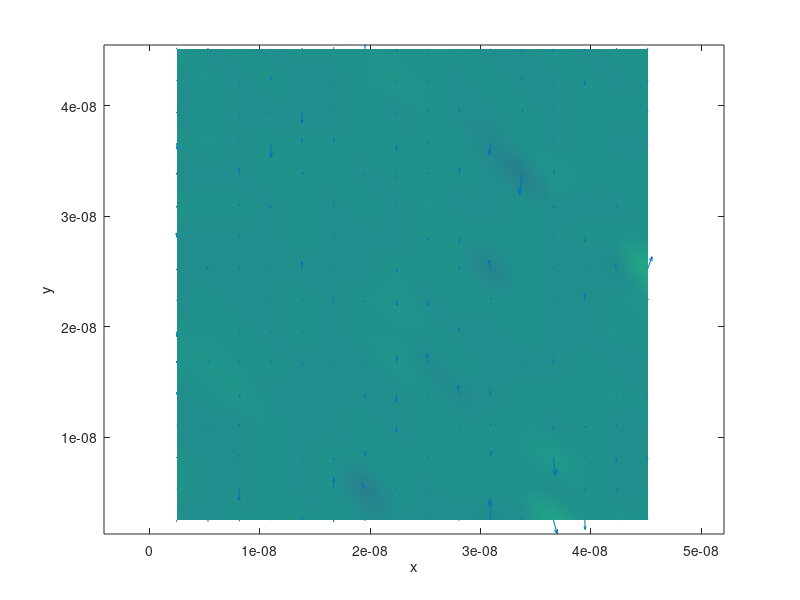
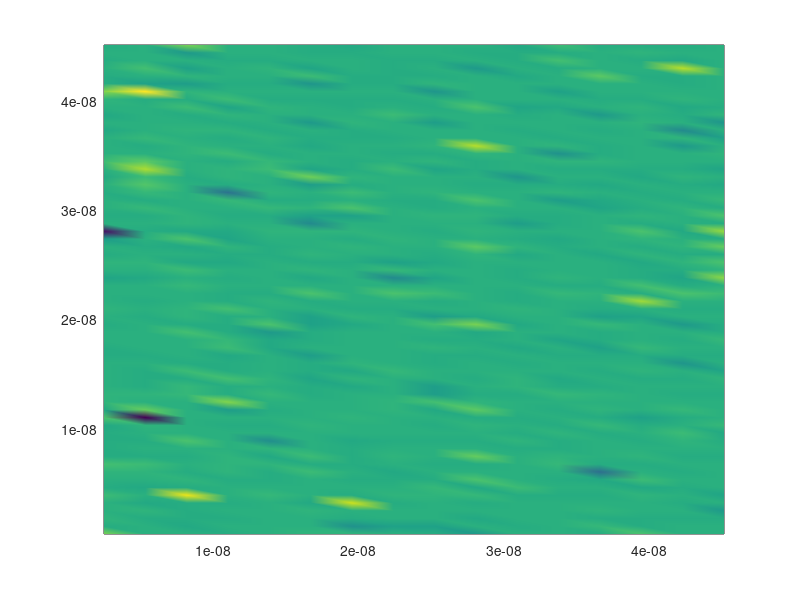

Source code (MATLAB) for these figures, in order: (Note: this script raises an error after producing the figures.)
clear all;
close all;
load x.dat;
load y.dat;
load z.dat;
M=length(x);
N=length(y);
K=length(z);
red1=4;
red2=4;
red3=1;
xcomponent=length(x)/2;
ycomponent=length(y)/2;
zcomponent=length(z)/2;
MM1=load('mm1.dat');
MM2=load('mm2.dat');
MM3=load('mm3.dat');
%MM1=load('x1');
%MM2=load('y1');
%MM3=load('z1');

%load m01.dat;
%load m02.dat;
%load m03.dat;
%%[X,Y]=meshgrid(x,y);
n1=size(MM1,1);
n1=n1/K;
for k=1:K
    mm1(:,:,k)=MM1(((k-1)*n1+1):k*n1,:);
    mm2(:,:,k)=MM2(((k-1)*n1+1):k*n1,:);
    mm3(:,:,k)=MM3(((k-1)*n1+1):k*n1,:);
end
for i=1:M/red1 
   xr(i)=x(i*red1);
end
for j=1:N/red2
   yr(j)=y(j*red2);
end
for k=1:K/red3
   zr(k)=z(k*red3);
end
x=xr;
y=yr;
z=zr;
for i=1:M/red1
   for j=1:N/red2
      for k=1:K/red3
         mmr1(i,j,k)=mm1(i*red1,j*red2,k*red3);
         mmr2(i,j,k)=mm2(i*red1,j*red2,k*red3);
		mmr3(i,j,k)=mm3(i*red1,j*red2,k*red3);
      end
   end
end
mm1=mmr1;
mm2=mmr2;
mm3=mmr3;
xcomponent=xcomponent/red1
ycomponent=ycomponent/red2
zcomponent=zcomponent/red3
[x1,y1]=meshgrid(x,y);
[y2,z2]=meshgrid(y,z);
[x3,z3]=meshgrid(x,z);
m1=mm1(:,:,zcomponent);
m2=mm2(:,:,zcomponent);
m3=mm3(:,:,zcomponent);
%mx=zeros(N,K);
%my=zeros(N,K);
%mz=zeros(N,K);
%ma=zeros(M,K);
%mb=zeros(M,K);
%mc=zeros(M,K);
mx(:,:)=mm1(xcomponent,:,:);
my(:,:)=mm2(xcomponent,:,:);
mz(:,:)=mm3(xcomponent,:,:);
ma(:,:)=mm1(:,ycomponent,:);
mb(:,:)=mm2(:,ycomponent,:);
mc(:,:)=mm3(:,ycomponent,:);
figure;
%colormap('bone')
pcolor(x1,y1,m1');
shading interp;
%title('Top surface  M field , sample size 480x240x7.5 nm Arrows indicating (M1,M2),  Color indicating  M3');
%colorbar('vert');
axis('equal');
caxis([-1 1]);
hold    
quiver(x1,y1,m1',m2',0.5);
axis('equal');
xlabel('x')
ylabel('y')
figure;
%colormap('bone')
pcolor(y2,z2,mx');
shading interp;
colorbar('vert');
hold   
quiver(y2,z2,my',mz');
axis('equal');
%axis([0 4.8*10^(-7) -1*10^(-7) 1*10^(-7)])
caxis([-1 1]);
%hold
%figure;
%pcolor(x3,z3,mb');
%shading interp;
%colorbar('vert');
%hold
%quiver(x3,z3,ma',mc');
%axis('equal');
%figure;
%mesh(x1,y1,m3');
%%[x3,y3,z3]=meshgrid(x,y,z);
%%quiver3(x3,y3,z3,mm1,mm2,mm3);
%
%%%%%quiver(X,Y,m2,m1);
